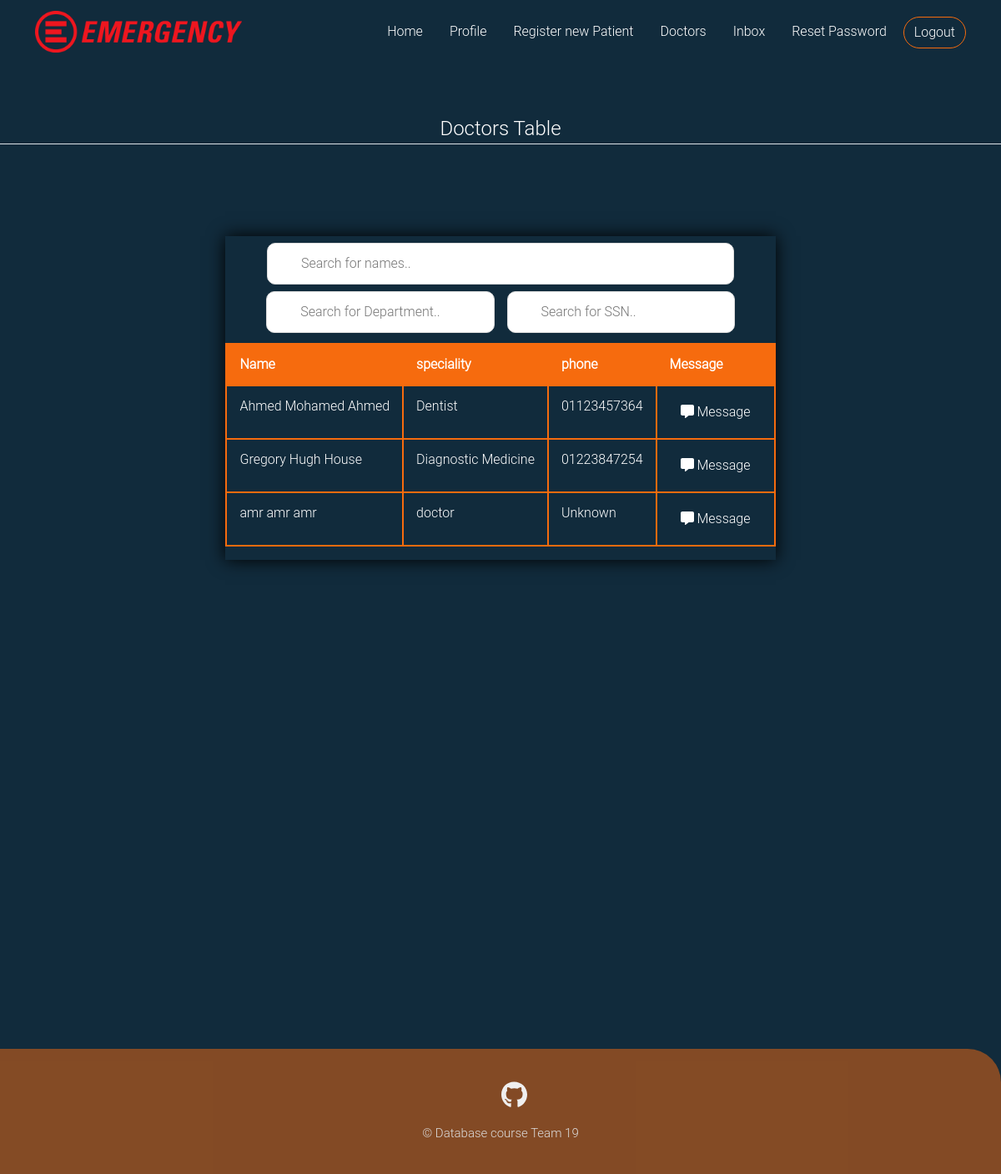
The page /doctors_table1 (signed in) on the database as committed earlier.
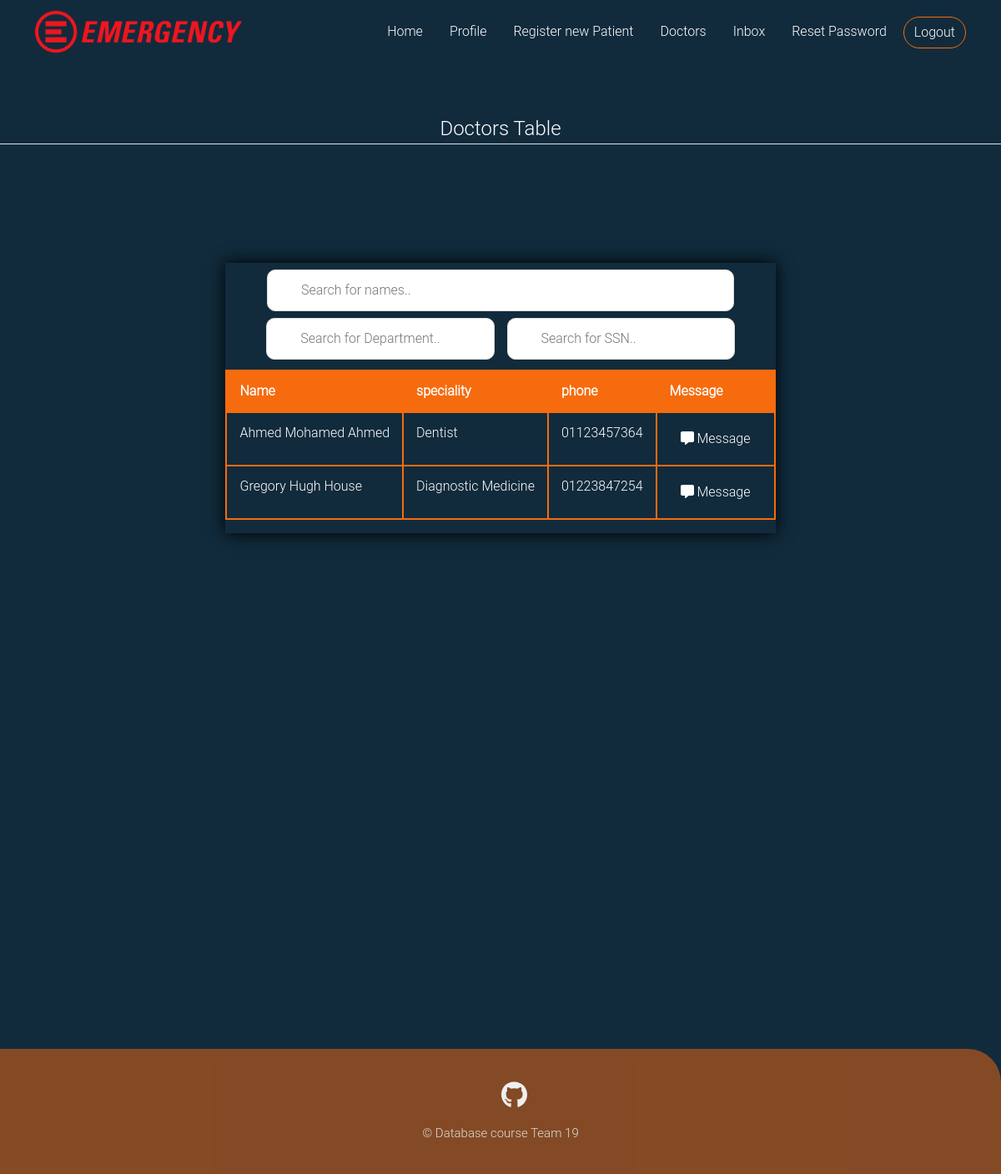
The same page on the database as committed later.
### emergencydebartment/models.py (models this page shows, shortened)
class User(db.Model, UserMixin):
    __tablename__ = 'user_table'
    id = db.Column(db.Integer, primary_key=True)
    ssn = db.Column(db.Integer, unique=True,nullable=False)
    Fname = db.Column(db.String(20),nullable=False)
    Sname = db.Column(db.String(20))
    Lname = db.Column(db.String(20),nullable=False)
    gender = db.Column(db.String(6),nullable=False)
    phone = db.Column(db.String(11), default='Unknown')
    address = db.Column(db.String(70), default='Unknown')
    birth_date = db.Column(db.DateTime,nullable=False)
    user_role = db.Column(db.String(15), nullable=False, default='Patient')
    password = db.Column(db.String(61),nullable=False)

class Doctor(User):
    id = db.Column(db.Integer, db.ForeignKey('user_table.id'),primary_key=True)
    hiring_date = db.Column(db.DateTime, nullable=False,default = datetime.utcnow)
    salary = db.Column(db.Integer, nullable=False)
    speciallity = db.Column(db.String(80),nullable=False)
    image_file = db.Column(db.String(20),nullable = False, default='default.jpg')
    time_shift = db.Column(db.String(50))
    email = db.Column(db.String(20),unique=True,nullable=False)
    examination = db.relationship('Report',  backref='doctor', lazy=True, foreign_keys = 'Report.doctor_id')
    Inbox = db.relationship('Message',  backref='doctor', lazy=True, foreign_keys = 'Message.receiver_id')

class User(db.Model, UserMixin):
    __tablename__ = 'user_table'
    id = db.Column(db.Integer, primary_key=True)
    ssn = db.Column(db.Integer, unique=True,nullable=False)
    Fname = db.Column(db.String(20),nullable=False)
    Sname = db.Column(db.String(20))
    Lname = db.Column(db.String(20),nullable=False)
    gender = db.Column(db.String(6),nullable=False)
    phone = db.Column(db.String(11), default='Unknown')
    address = db.Column(db.String(70), default='Unknown')
    birth_date = db.Column(db.DateTime,nullable=False)
    user_role = db.Column(db.String(15), nullable=False, default='Patient')
    password = db.Column(db.String(61),nullable=False)

### emergencydebartment/routes.py (the view)
@app.route("/doctors_table1", methods= ['GET','POST'])
@login_required(role = 'Doctor')
def doctor_table():
    table = Doctor.query.all()
    return render_template('doctor_table2.html', table = table)

### emergencydebartment/models.py (called while the page is built)
@login_manager.user_loader
def load_user(user_id):
    return User.query.get(int(user_id))

### emergencydebartment/routes.py (called while the page is built)
def login_required(role="ANY"):
    def wrapper(fn):
        @wraps(fn)
        def decorated_view(*args, **kwargs):
            if not current_user.is_authenticated:
              return login_manager.unauthorized()
            if current_user.user_role != 'Admin':
                if ((current_user.user_role != role) and (role != "ANY")):
                    return login_manager.unauthorized()
            return fn(*args, **kwargs)
        return decorated_view
    return wrapper

### emergencydebartment/templates/doctor_table2.html (shortened to what this page needs)
{% extends "layout.html" %}
{% block content %}
<legend class="border-bottom mb-4 legend align-text-center">Doctors Table</legend>
        <div class="content">
                <div class="content-table dtable">
                    <div class="scrollme">
                        <div class="row justify-content-center" >
                        <input type="text" id="nameInput" onkeyup="nameF()" style="margin: 1vh;" placeholder="Search for names..">
                    </div>
                        <div class="row justify-content-center" >
                            <input type="text" id="specialityInput" onkeyup="speciality()" placeholder="Search for Department..">
                            <input type="text" id="myInput" onkeyup="ssn()" placeholder="Search for SSN..">
                        </div>
                        <table id="myTable" class="table table-bordered table-responsive" >
                            <thead>
                                <tr class="header">
                                    <th scope="col">Name</th>
                                    <th scope="col" >speciality</th>
                                    <th scope="col" >phone</th>
                                    <th scope="col" >Message</th>
                                </tr>
                            </thead>
                            <tbody>
                        {% for doctor in table %}
                                <tr class='clickable-row' data-href="{{ url_for('profile', doctor_id=doctor.id) }}">
                                    {% if doctor.Sname %}
                                    <td>{{doctor.Fname}}  {{doctor.Sname}}  {{doctor.Lname}}</td>
                                    {% else %}
                                    <td>{{doctor.Fname}}  {{doctor.Lname}}</td>
                                    {% endif %}
                                    <td>{{doctor.speciallity}}</td>
                                    <td>{{doctor.phone}}</td>
                                    <td><a class="calling_btn btn rounded-pill main-btn " style="color:white ;" href="{{url_for('send_message',receive_id=doctor.id)}} "> <i class="fa-solid fa-message"></i> Message</a></a></td>
                                {% endfor %}
                            </tbody>
                        </table>
                    </div>
                </div>
                    </div>
    {% endblock %}

Rows that differ between the two databases and show on the page:
removed Doctor: Fname "amr", Sname "amr", Lname "amr", speciallity "doctor", phone "Unknown"
